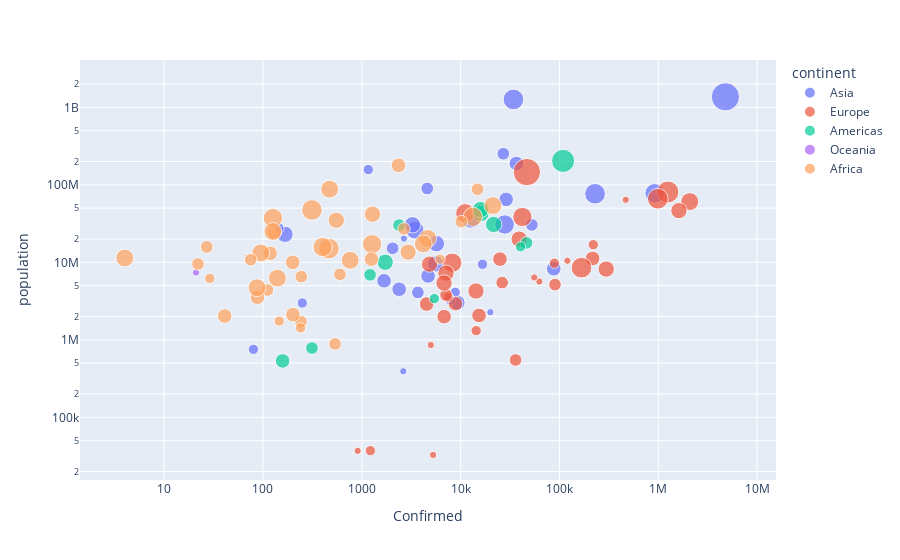

Source (notebook cell):
### Code cell
fig = px.scatter(covid_per_country, x='Confirmed', y = 'population',size = 'borders', color='continent', log_y=True, log_x=True,
                hover_name='Country')
fig.show()

### Figure 1 — Plotly figure (JSON) as saved in the notebook; plotly's stock layout.template omitted (floating-point values rounded to 4 significant figures)
{"data": [{"hoverlabel": {"namelength": 0}, "hovertemplate": "<b>%{hovertext}</b><br><br>continent=Asia<br>Confirmed=%{x}<br>population=%{y}<br>borders=%{marker.size}", "hovertext": ["China", "Iran", "Turkey", "Israel", "Malaysia", "Japan", "Pakistan", "India", "Philippines", "Thailand", "Saudi Arabia", "Indonesia", "Singapore", "Qatar", "United Arab Emirates", "Bahrain", "Iraq", "Armenia", "Lebanon", "Kuwait", "Kazakhstan", "Azerbaijan", "Jordan", "Vietnam", "Oman", "Afghanistan", "Uzbekistan", "Sri Lanka", "Brunei", "Georgia", "Cambodia", "Kyrgyzstan", "Bangladesh", "Maldives", "Mongolia", "Syria", "Nepal", "Bhutan"], "legendgroup": "Asia", "marker": {"color": "#636efa", "size": [15, 7, 8, 4, 3, 0, 4, 8, 0, 4, 7, 3, 0, 1, 2, 0, 6, 4, 2, 2, 5, 5, 4, 3, 3, 6, 5, 1, 1, 4, 3, 4, 2, 0, 2, 5, 2, 2], "sizemode": "area", "sizeref": 0.0375, "symbol": "circle"}, "mode": "markers", "name": "Asia", "showlegend": true, "type": "scatter", "x": [4766135, 915866, 228840, 87496, 52461, 51560, 36588, 34205, 33261, 28844, 27891, 27018, 21641, 19970, 16636, 12771, 12681, 9347, 8809, 7844, 5689, 5593, 4678, 4593, 3692, 3454, 3260, 2666, 2626, 2386, 2049, 1679, 1162, 422, 250, 167, 145, 80], "xaxis": "x", "y": [1367110000, 77966400, 76667864, 8268400, 30430500, 127080000, 188410000, 1263930000, 100697400, 64871000, 30770375, 252164800, 5469700, 2269672, 9446000, 1316500, 36004552, 3009800, 4104000, 3268431, 17377800, 9552500, 6666960, 89708900, 4089076, 26023100, 30492800, 20277597, 393372, 4490500, 15184116, 5776570, 157486000, 341256, 2987733, 22964324, 27646053, 755030], "yaxis": "y"}, {"hoverlabel": {"namelength": 0}, "hovertemplate": "<b>%{hovertext}</b><br><br>continent=Europe<br>Confirmed=%{x}<br>population=%{y}<br>borders=%{marker.size}", "hovertext": ["Italy", "Spain", "Germany", "France", "United Kingdom", "Switzerland", "Netherlands", "Belgium", "Austria", "Portugal", "Norway", "Sweden", "Denmark", "Ireland", "Russia", "Poland", "Romania", "Luxembourg", "Finland", "Greece", "Iceland", "Slovenia", "Estonia", "Croatia", "Ukraine", "Lithuania", "Hungary", "Moldova", "Bosnia and Herzegovina", "Bulgaria", "Latvia", "Slovakia", "San Marino", "Cyprus", "Belarus", "Albania", "Malta", "Liechtenstein", "Monaco"], "legendgroup": "Europe", "marker": {"color": "#EF553B", "size": [6, 5, 9, 8, 1, 5, 2, 4, 8, 1, 3, 2, 1, 1, 14, 7, 5, 3, 3, 4, 0, 4, 2, 5, 7, 4, 7, 2, 3, 5, 4, 5, 1, 1, 5, 4, 0, 2, 1], "sizemode": "area", "sizeref": 0.0375, "symbol": "circle"}, "mode": "markers", "name": "Europe", "showlegend": true, "type": "scatter", "x": [2078445, 1614510, 1249835, 987341, 467609, 296853, 219626, 216247, 166953, 120064, 90039, 88739, 62507, 55549, 46718, 42097, 39074, 35974, 26291, 24976, 21254, 15335, 14344, 14287, 11141, 8856, 8217, 7484, 7113, 7100, 6806, 6787, 5260, 4992, 4848, 4526, 3267, 1221, 908], "xaxis": "x", "y": [60769102, 46507760, 80783000, 66078000, 64105654, 8183800, 16881000, 11225469, 8527230, 10477800, 5156450, 9737521, 5655750, 6378000, 146233000, 38496000, 19942642, 549700, 5470437, 10992589, 328170, 2064966, 1315819, 4267558, 42973696, 2927310, 9879000, 3557600, 3791622, 7245677, 1991800, 5415949, 32743, 858000, 9475100, 2895947, 416055, 37132, 36950], "yaxis": "y"}, {"hoverlabel": {"namelength": 0}, "hovertemplate": "<b>%{hovertext}</b><br><br>continent=Americas<br>Confirmed=%{x}<br>population=%{y}<br>borders=%{marker.size}", "hovertext": ["Brazil", "Chile", "Ecuador", "Peru", "Argentina", "Colombia", "Uruguay", "Venezuela", "Bolivia", "Paraguay", "Guyana", "Suriname"], "legendgroup": "Americas", "marker": {"color": "#00cc96", "size": [10, 3, 2, 5, 5, 5, 2, 3, 5, 3, 3, 4], "sizemode": "area", "sizeref": 0.0375, "symbol": "circle"}, "mode": "markers", "name": "Americas", "showlegend": true, "type": "scatter", "x": [108753, 46398, 40353, 21576, 16065, 15875, 5417, 2382, 1725, 1212, 313, 158], "xaxis": "x", "y": [203586000, 17819054, 15888900, 30814175, 42669500, 47907800, 3404189, 30206307, 10027254, 6893727, 784894, 534189], "yaxis": "y"}, {"hoverlabel": {"namelength": 0}, "hovertemplate": "<b>%{hovertext}</b><br><br>continent=Oceania<br>Confirmed=%{x}<br>population=%{y}<br>borders=%{marker.size}", "hovertext": ["Australia", "New Zealand", "Fiji", "Papua New Guinea"], "legendgroup": "Oceania", "marker": {"color": "#ab63fa", "size": [0, 0, 0, 1], "sizemode": "area", "sizeref": 0.0375, "symbol": "circle"}, "mode": "markers", "name": "Oceania", "showlegend": true, "type": "scatter", "x": [74385, 10267, 119, 21], "xaxis": "x", "y": [23696900, 4547900, 859178, 7398500], "yaxis": "y"}, {"hoverlabel": {"namelength": 0}, "hovertemplate": "<b>%{hovertext}</b><br><br>continent=Africa<br>Confirmed=%{x}<br>population=%{y}<br>borders=%{marker.size}", "hovertext": ["South Africa", "Egypt", "Algeria", "Morocco", "Tunisia", "Cameroon", "Burkina Faso", "Senegal", "Ghana", "Nigeria", "Mauritius", "Kenya", "Niger", "Rwanda", "Madagascar", "Guinea", "Togo", "Uganda", "Djibouti", "Ethiopia", "Zambia", "Mali", "Tanzania", "Eritrea", "Gabon", "Equatorial Guinea", "Namibia", "Benin", "Seychelles", "Guinea-Bissau", "Libya", "Angola", "Sudan", "Mozambique", "Zimbabwe", "Liberia", "Chad", "Mauritania", "Central African Republic", "Somalia", "Botswana", "Sierra Leone", "Malawi", "Burundi", "South Sudan"], "legendgroup": "Africa", "marker": {"color": "#FFA15A", "size": [6, 3, 7, 3, 2, 6, 6, 5, 3, 4, 0, 5, 7, 4, 0, 6, 3, 5, 3, 6, 8, 7, 8, 3, 3, 2, 4, 4, 0, 2, 6, 4, 7, 6, 4, 3, 6, 4, 6, 3, 4, 2, 3, 3, 6], "sizemode": "area", "sizeref": 0.0375, "symbol": "circle"}, "mode": "markers", "name": "Africa", "showlegend": true, "type": "scatter", "x": [21195, 14800, 13294, 10155, 6195, 4636, 4184, 2940, 2670, 2351, 2292, 1281, 1270, 1250, 769, 763, 601, 552, 536, 473, 464, 401, 313, 244, 242, 240, 201, 200, 183, 146, 140, 129, 126, 126, 118, 111, 95, 88, 87, 75, 41, 29, 27, 22, 4], "xaxis": "x", "y": [54002000, 87668100, 38700000, 33465000, 10982754, 20386799, 17322796, 13508715, 27043093, 178517000, 1261208, 41800000, 17138707, 10996891, 21842167, 10628972, 6993000, 34856813, 886000, 87952991, 15023315, 15768000, 47421786, 6536000, 1711000, 1430000, 2113077, 9988068, 89949, 1746000, 6253000, 24383301, 37289406, 25041922, 13061239, 4397000, 13211000, 3545620, 4709000, 10806000, 2024904, 6205000, 15805239, 9530434, 11384393], "yaxis": "y"}], "layout": {"autosize": true, "legend": {"itemsizing": "constant", "title": {"text": "continent"}, "tracegroupgap": 0}, "margin": {"t": 60}, "xaxis": {"anchor": "y", "autorange": true, "domain": [0, 1], "range": [0.1711, 7.157], "title": {"text": "Confirmed"}, "type": "log"}, "yaxis": {"anchor": "x", "autorange": true, "domain": [0, 1], "range": [4.166, 9.694], "title": {"text": "population"}, "type": "log"}}}
